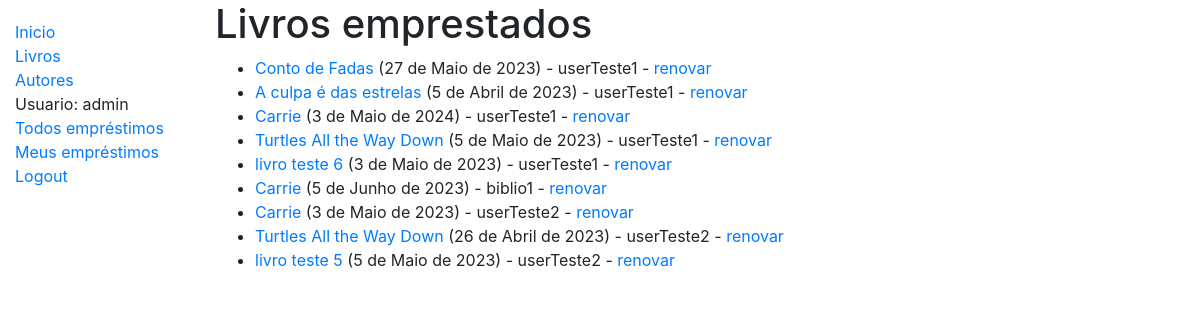
The app's page /catalogos/emprestimos/ (signed in) with its own data.
### catalogos/models.py (models this page shows, shortened)
class LivroFisico(models.Model):
    id = models.UUIDField(primary_key=True, default=uuid.uuid4, help_text='ID exclusivo para este livro específico.')
    livro = models.ForeignKey('Livro', on_delete=models.SET_NULL, null=True)
    publicacao = models.CharField(max_length=200)
    dataDevolucao= models.DateField(null=True, blank=True)
    mutuario = models.ForeignKey(User, on_delete=models.SET_NULL, null=True, blank=True)
    SituacaoEmprestimo = (
        ('m', 'Manutenção'),
        ('e', 'Emprestado'),
        ('d', 'Disponivel'),
        ('r', 'Reservado'),
    )
    status = models.CharField(
        max_length=1,
        choices=SituacaoEmprestimo,
        blank=True,
        default='m',
        help_text='Disponibilidade do livro:',
    )
    class Meta:
        ordering = ['dataDevolucao']
        permissions = (("fazerDevolucao", "definir livro como devolvido"),("verEmprestimos"," ver todos os emprestimos"),("acessoBibliotecario","acesso bibliotecario"))

class Livro(models.Model):
    titulo = models.CharField(max_length=200, verbose_name="Titulo do livro"    )
    autor = models.ForeignKey('Autor', on_delete=models.SET_NULL, null=True)
    sumario = models.TextField(max_length=1000, help_text='digite uma breve descrição do livro')
    isbn = models.CharField('ISBN', max_length=13, help_text='13 caracteres <a href="https://www.isbn-international.org/content/what-isbn">ISBN number</a>')
    genero = models.ManyToManyField(Genero, help_text='selecione o(s) genero(s) do livro')
    idioma = models.ForeignKey('Idioma', on_delete=models.SET_NULL, null=True)
    def display_genero(self):
        return ', '.join(genero.nome for genero in self.genero.all()[:3])
    display_genero.short_description = 'Genero'

### catalogos/views.py (the view)
# urls.py: path('emprestimos/', views.EmprestimosListView.as_view(), name='emprestimos'),
class EmprestimosListView(LoginRequiredMixin, generic.ListView):
    model = LivroFisico
    template_name = 'catalogos/listaEmprestimos.html'
    paginate_by = 10
    permission_required = 'catalogos.acessoBibliotecario'
    def get_queryset(self):
        return LivroFisico.objects.filter(status__exact='e').order_by('mutuario')

### catalogos/templates/catalogos/listaEmprestimos.html
{% extends "base.html" %}
{% block content %}
    <h1>Livros emprestados</h1>
    {% if perms.catalogos.verEmprestimos %}
      {% if livrofisico_list %}
      <ul>
        {% for livrof in livrofisico_list %}
        <li class="{% if livrof.esta_atrasado %}text-danger{% endif %}">
          <a href="{% url 'livro-detalhe' livrof.livro.pk %}">{{livrof.livro.titulo}}</a> ({{ livrof.dataDevolucao }}) - {{livrof.mutuario}} - {% if perms.catalogos.fazerDevolucao %}<a href="{% url 'bibliotecarioRenovarLivro' livrof.id %}">renovar</a>  {% endif %}
        </li>
        {% endfor %}
      </ul>
      {% else %}
        <p>Não há livros emprestados.</p>
      {% endif %}
    {% else %}
      <h2> usuário sem permissão para ver todos os livros emprestados</h2>
    {% endif %}
{% endblock %}

### catalogos/templates/base.html (shortened to what this page needs)
<!DOCTYPE html>
<html lang="pt-BR">
<head>
  <link rel="stylesheet" href="https://stackpath.bootstrapcdn.com/bootstrap/4.1.3/css/bootstrap.min.css">
  {% load static %}
  <link rel="stylesheet" href="{% static 'css/styles.css' %}">
</head>
<body>
  <div class="container-fluid">
    <div class="row">
      <div class="col-sm-2">
      {% block sidebar %}
        <ul class="sidebar-nav">
          <li><a href="{% url 'index' %}">Inicio</a></li>
          <li><a href="{% url 'livros' %}">Livros</a></li>
          <li><a href="{% url 'autores' %}">Autores</a></li>
          {% if user.is_authenticated %}
            <li>Usuario: {{ user.get_username }}</li>
            {%if user.is_staff %}
              <li><a href="{% url 'emprestimos' %}">Todos empréstimos</a></li>
            {% endif %}
            <li><a href="{% url 'meus-emprestimos' %}">Meus empréstimos</a></li>
            <li><a href="{% url 'logout'%}?next={{request.path}}">Logout</a></li>
          {% else %}
            <li><a href="{% url 'login'%}?next={{request.path}}">Login</a></li>
          {% endif %}
        </ul>
      {% endblock %}
      </div>
      <div class="col-sm-10 ">{% block content %}{% endblock %}
      </div>
    </div>
  </div>
</body>
</html>

### catalogos/templates/static/css/styles.css (style rules this page uses)
.sidebar-nav { margin-top: 20px; padding: 0; list-style: none; }

### records on screen
LivroFisico: livro.titulo "Conto de Fadas", dataDevolucao "27 de Maio de 2023", mutuario "userTeste1"
LivroFisico: livro.titulo "A culpa é das estrelas", dataDevolucao "5 de Abril de 2023", mutuario "userTeste1"
LivroFisico: livro.titulo "Carrie", dataDevolucao "3 de Maio de 2024", mutuario "userTeste1"
LivroFisico: livro.titulo "Turtles All the Way Down", dataDevolucao "5 de Maio de 2023", mutuario "userTeste1"
LivroFisico: livro.titulo "livro teste 6", dataDevolucao "3 de Maio de 2023", mutuario "userTeste1"
LivroFisico: livro.titulo "Carrie", dataDevolucao "5 de Junho de 2023", mutuario "biblio1"
LivroFisico: livro.titulo "Carrie", dataDevolucao "3 de Maio de 2023", mutuario "userTeste2"
LivroFisico: livro.titulo "Turtles All the Way Down", dataDevolucao "26 de Abril de 2023", mutuario "userTeste2"
LivroFisico: livro.titulo "livro teste 5", dataDevolucao "5 de Maio de 2023", mutuario "userTeste2"

### other values on screen
{{ user.get_username }} "admin"
